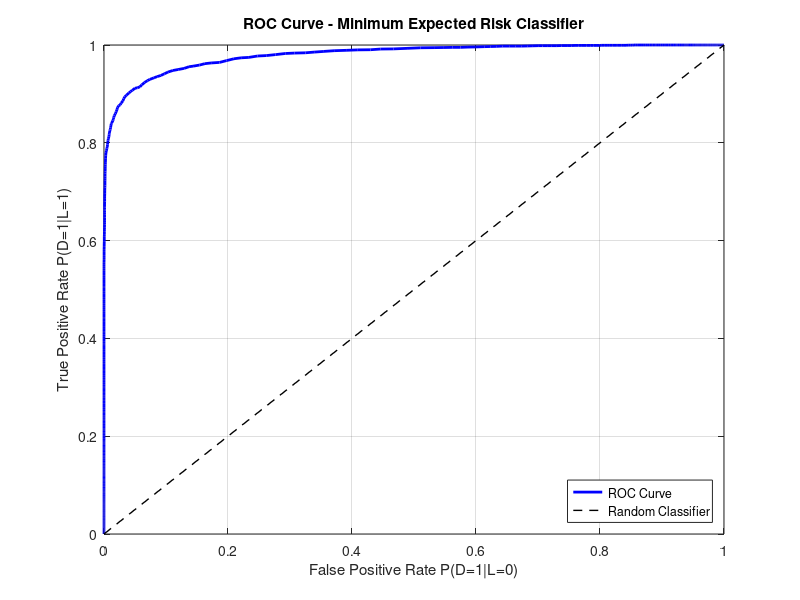

This figure's MATLAB source:

clear all; close all; clc;

N = 10000;
p0 = 0.65;
p1 = 0.35;

u = rand(1,N) >= p0;
labels = u';
N0 = sum(labels == 0);
N1 = sum(labels == 1);

mu0 = [-1/2; -1/2; -1/2];
Sigma0 = [1, -0.5, 0.3; -0.5, 1, -0.5; 0.3, -0.5, 1];
r0 = mvnrnd(mu0', Sigma0, N0);

mu1 = [1; 1; 1];
Sigma1 = [1, 0.3, -0.2; 0.3, 1, 0.3; -0.2, 0.3, 1];
r1 = mvnrnd(mu1', Sigma1, N1);

data = zeros(N, 3);
data(labels == 0, :) = r0;
data(labels == 1, :) = r1;

save('classification_data.mat', 'data', 'labels', 'N0', 'N1', ...
     'mu0', 'Sigma0', 'mu1', 'Sigma1', 'p0', 'p1');

likelihood_0 = mvnpdf(data, mu0', Sigma0);
likelihood_1 = mvnpdf(data, mu1', Sigma1);
likelihood_ratio = likelihood_1 ./ likelihood_0;
likelihood_ratio(isnan(likelihood_ratio)) = 0;
likelihood_ratio(isinf(likelihood_ratio)) = 1e10;

min_ratio = min(likelihood_ratio(likelihood_ratio > 0));
max_ratio = max(likelihood_ratio(isfinite(likelihood_ratio)));
gamma_values = [0, logspace(log10(min_ratio), log10(max_ratio), 1000), inf];
n_thresholds = length(gamma_values);

TPR = zeros(n_thresholds, 1);
FPR = zeros(n_thresholds, 1);
FNR = zeros(n_thresholds, 1);

for i = 1:n_thresholds
    gamma = gamma_values(i);
    decisions = likelihood_ratio > gamma;
    
    TP = sum(decisions == 1 & labels == 1);
    FP = sum(decisions == 1 & labels == 0);
    FN = sum(decisions == 0 & labels == 1);
    
    TPR(i) = TP / N1;
    FPR(i) = FP / N0;
    FNR(i) = FN / N1;
end

figure;
plot(FPR, TPR, 'b-', 'LineWidth', 2);
hold on;
plot([0 1], [0 1], 'k--', 'LineWidth', 1);
xlabel('False Positive Rate P(D=1|L=0)');
ylabel('True Positive Rate P(D=1|L=1)');
title('ROC Curve - Minimum Expected Risk Classifier');
legend('ROC Curve', 'Random Classifier', 'Location', 'southeast');
grid on;
axis([0 1 0 1]);

save('partA2_results.mat', 'gamma_values', 'TPR', 'FPR', 'FNR', 'likelihood_ratio');
